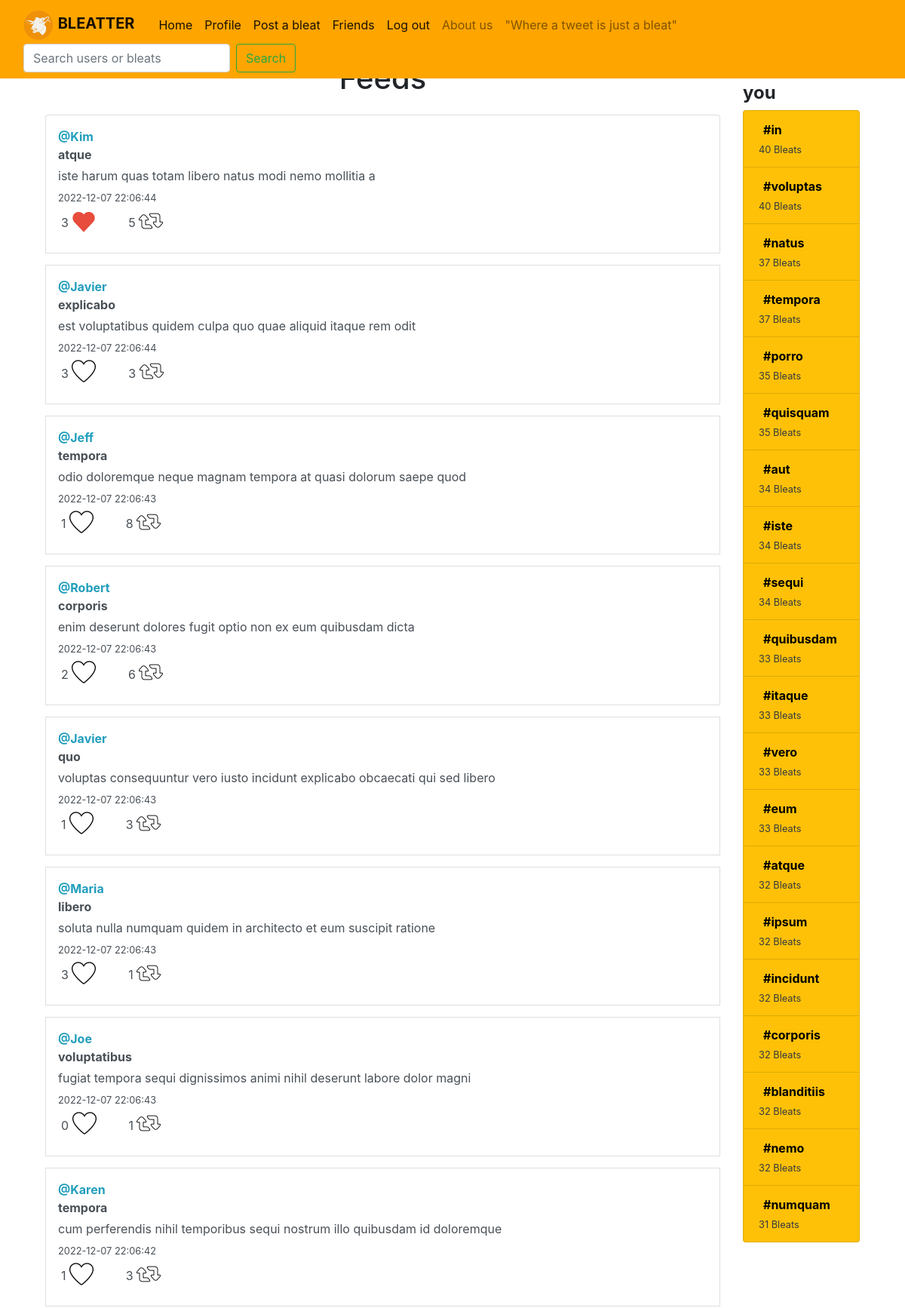
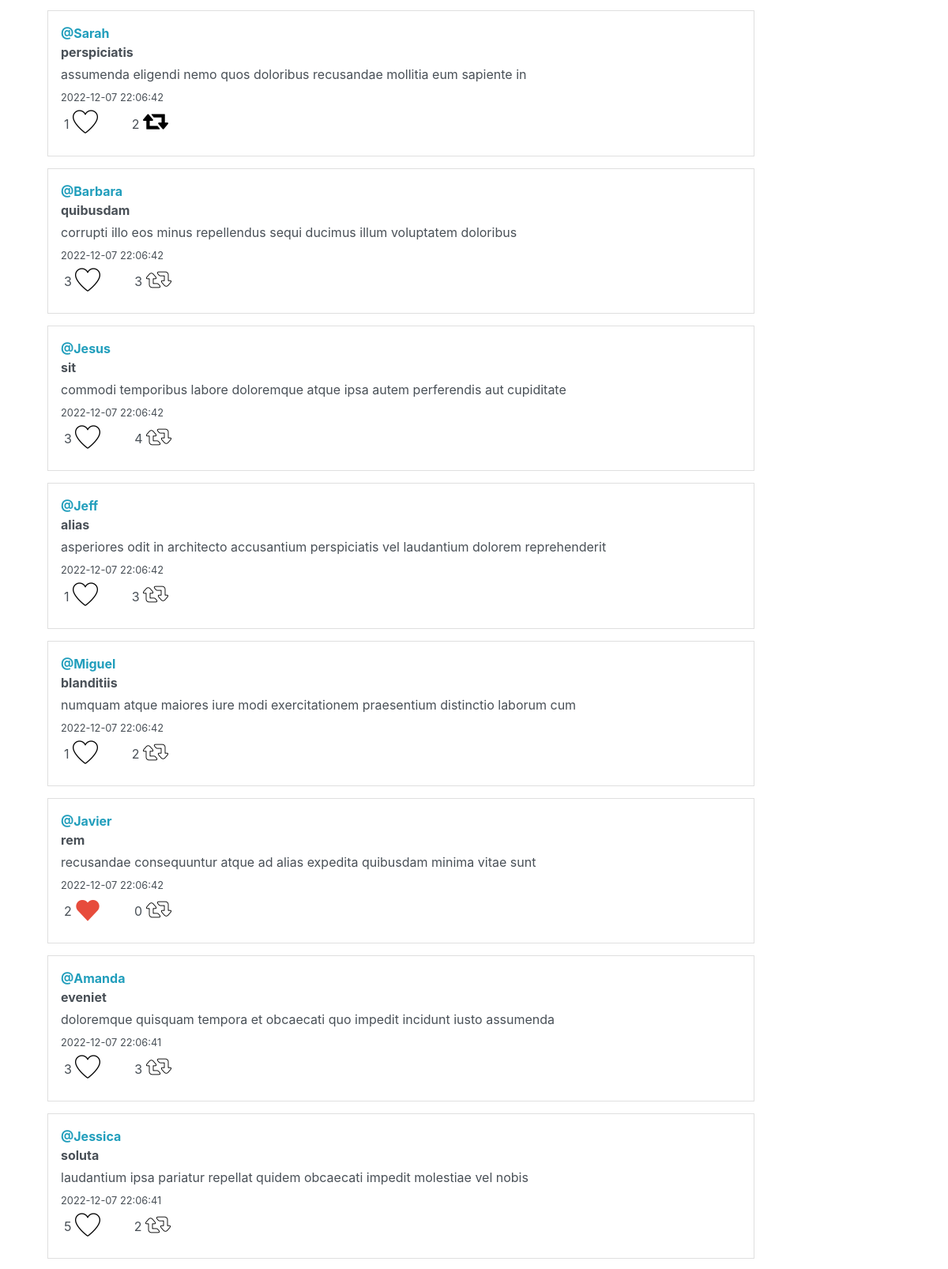
/home_page (signed in, upper part), run on the app's committed database (2 pictures, top to bottom).
### Main.py (models this page shows, shortened)
class User(db.Model):
    __tablename__ = "User"
    id = db.Column(db.Integer, primary_key=True)
    username = db.Column(db.String(24))
    email = db.Column(db.String(64), unique=True)
    pwd = db.Column(db.String(64))
    location = db.Column(db.String(64))
    bleats = db.relationship(
        "Bleat", passive_deletes=True, cascade="all, delete")

class Bleat(db.Model):
    __tablename__ = "Bleat"
    id = db.Column(db.Integer, primary_key=True)
    title = db.Column(db.String(256))
    content = db.Column(db.String(256))
    author_id = db.Column(db.Integer, db.ForeignKey(
        "User.id", ondelete='CASCADE'), nullable=False)
    like = db.Column(db.Integer)
    retweet = db.Column(db.Integer)
    reply = db.Column(db.Integer)
    date = db.Column(db.String(256), nullable=False)

### Main.py (the view, shortened to what this page needs)
@app.route("/home_page", methods=["GET", "POST"])
def home_user():
    g.search = "home_page"
    word_counter = Counter()
    bleats = Bleat.query.all()
    d_search = dict()
    for bleat in bleats:
        for w in bleat.title.split():
            word_counter[w] += 1
            if not d_search.get(w):
                d_search[w] = LinkedList()  # Access O(n) Insertion O(1)
                d_search[w].insert_beginning(bleat)
            else:
                d_search[w].insert_beginning(bleat)
        for w in bleat.content.split():
            word_counter[w] += 1
            if not d_search.get(w):
                d_search[w] = LinkedList()
                d_search[w].insert_beginning(bleat)
            else:
                d_search[w].insert_at_end(bleat)
    most_used_word = [u for u in word_counter.most_common(20)]
    if request.method == "GET":
        relation = Relationship.query.all()
        friends_id = []  # the ongoing friend id are store in this array
        user_id = session.get('current_user')
        for ele in relation:
            if ele.userID1 == user_id and ele.pending:
                friends_id.append(ele.userID2)
        users = User.query.all()
        friends_name = dict()
        while len(list(friends_name.keys())) != len(friends_id):
            for e in users:
                if e.id in friends_id:
                    friends_name[e.id] = e
        friends_bleats = []
        for ele in bleats:
            if ele.author_id in friends_id:
                friends_bleats.append((friends_name[ele.author_id], ele))
        like_bd = Like.query.all()
        like_index = dict()
        for l in like_bd:  # For each user we have all the bleat the liked
            if like_index.get(l.liker_id):
                like_index[l.liker_id].append(l.bleat_id)
            else:
                like_index[l.liker_id] = [l.bleat_id]
        rb_bd = Rebleat.query.all()
        rb_index = dict()
        for r in rb_bd:
            if rb_index.get(r.rebleater_id):
                rb_index[r.rebleater_id].append(r.bleat_id)
            else:
                rb_index[r.rebleater_id] = [r.bleat_id]
        for f_id in friends_name.keys():
            if rb_index.get(f_id):
                for b in rb_index.get(f_id):
                    bl = Bleat.query.filter(Bleat.id == b).first()
                    author = User.query.filter(User.id == bl.author_id).first()
                    friends_bleats.append((author, bl))
        friends_bleats = sorted(
            friends_bleats, key=lambda friends_bleats: friends_bleats[1].date)
        friends_bleats.reverse()
        return render_template("home_page.html", messages=friends_bleats, like_index=like_index,
                               rb_index=rb_index,
                               most_used_word=most_used_word,
                               current_user=session.get("current_user"))

### Main.py (called while the page is built)
@event.listens_for(Engine, "connect")
def _set_sqlite_pragma(dbapi_connection, connection_record):
    if isinstance(dbapi_connection, SQLite3Connection):
        cursor = dbapi_connection.cursor()
        cursor.execute("PRAGMA foreign_keys=ON;")
        cursor.close()

### data_struct.py (called while the page is built)
    def insert_beginning(self, data):
        if self.head is None:
            self.head = Node(data, None)
            self.last_node = self.head
            return
        new_node = Node(data, self.head)
        self.head = new_node

    def insert_at_end(self, data):
        if self.head is None:
            self.insert_beginning(data)
            return
        self.last_node.next_node = Node(data, None)
        self.last_node = self.last_node.next_node

### templates/home_page.html (shortened to what this page needs)
{% extends 'base.html' %}
{% block main %}
<div class="container">
    <div class="row">
        <div class="col">
            <div class="text-center">
                <h1>Feeds</h1>
            </div>
            <ul class="list-group">
                {%for author,b in messages%}
                <li class="list-group-item list-group-item-action flex-column align-items-start mt-3 shadow p-3 ">
                    <a style="color: #219EBC" href="/profile/{{author.id}}"><b>@{{author.username}}</b></a>
                    <p class="mb-1"><b>{{b.title}}</b></p>
                    <p class="mb-1">{{b.content}}</p>
                    <small>{{b.date}}</small>
                    <div class="row g-2">
                        <div class="p-1">
                            <div class="col">
                                {%if (b.id not in like_index[current_user]) %}
                                <form>
                                    <label for="like">{{b.like}}</label>
                                    <input class="like" onclick="updateLike_btn(this, '{{b.id}}')" type="button"
                                        name="Like" id="like" style="background-image: url('/static/like.png');
                                                                            background-color: white;
                                                                            background-repeat: no-repeat;
                                                                            background-size: 2em;
                                                                            border: none;
                                                                            width: 2.3em;
                                                                            height: 2.3em;
                                                                            ">
                                </form>
                                {% else %}
                                <form>
                                    <label for="like">{{b.like}}</label>
                                    <input class="like" id="like" onclick="updateLike_btn(this, '{{b.id}}')"
                                        type="button" name="Unlike" style="background-image: url('/static/red_like.png');
                                                                            background-color: white;
                                                                            background-repeat: no-repeat;
                                                                            background-size: 2em;
                                                                            border: none;
                                                                            width: 2.3em;
                                                                            height: 2.3em;
                                                                            ">
                                </form>
                                {% endif %}
                            </div>
                        </div>
                        <div class="p-1">
                            <div class="col">
                                {%if (b.id not in rb_index[current_user]) %}
                                <form>
                                    <label for="rebleat">{{b.retweet}}</label>
                                    <input class="rebleat" id="rebleat" onclick="updateRB_btn(this, '{{b.id}}')"
                                        type="button" name="Rebleat" style="background-image: url('/static/rebleat.png');
                                                                            background-color: white;
                                                                            background-repeat: no-repeat;
                                                                            background-size: 2em;
                                                                            border: none;
                                                                            width: 2.3em;
                                                                            height: 2.3em;
                                                                            ">
                                </form>
                                {% else %}
                                <form>
                                    <label for="rebleat">{{b.retweet}}</label>
                                    <input class="rebleat" id="rebleat" onclick="updateRB_btn(this, '{{b.id}}')"
                                        type="button" name="Unrebleat" style="background-image: url('/static/black_rebleat.png');
                                                                            background-color: white;
                                                                            background-repeat: no-repeat;
                                                                            background-size: 2em;
                                                                            border: none;
                                                                            width: 2.3em;
                                                                            height: 2.3em;
                                                                            ">
                                </form>
                                {% endif %}
                            </div>
                        </div>
                    </div>
                </li>
                {%endfor%}
            </ul>
        </div>
        <div class="col col-lg-2 rounded">
            <h4><b>Trend for you</b></h4>
            <ul class="list-group align-items-center ">
                {%for w,n in most_used_word %}
                <li
                    class="list-group-item list-group-item-action flex-column align-items-start shadow bg-warning text-dark">
                    <form action="/home_page" method="post">
                        <button class="link-button" type="submit"><b>#{{w}}</b>
                        </button>
                    </form>
                    <small>{{n}} Bleats</small>
                </li>
                {%endfor%}
            </ul>
        </div>
    </div>
</div>
{% endblock %}

### templates/home_page.html (style rules this page uses)
.link-button { background: none; border: none; cursor: pointer; }

### data on the page
User: username "Kim", title "atque", content "iste harum quas totam libero natus modi nemo mollitia a", date "2022-12-07 22:06:44", like "3", retweet "5"
User: username "Javier", title "explicabo", content "est voluptatibus quidem culpa quo quae aliquid itaque rem odit", date "2022-12-07 22:06:44", like "3", retweet "3", title "rem", content "recusandae consequuntur atque ad alias expedita quibusdam minima vitae sunt", date "2022-12-07 22:06:42", like "2", retweet "0"
User: username "Jeff", title "tempora", content "odio doloremque neque magnam tempora at quasi dolorum saepe quod", date "2022-12-07 22:06:43", like "1", retweet "8", title "alias", content "asperiores odit in architecto accusantium perspiciatis vel laudantium dolorem reprehenderit", date "2022-12-07 22:06:42", retweet "3"
User: username "Robert", title "corporis", content "enim deserunt dolores fugit optio non ex eum quibusdam dicta", date "2022-12-07 22:06:43", like "2", retweet "6"
User: username "Javier", title "quo", content "voluptas consequuntur vero iusto incidunt explicabo obcaecati qui sed libero", date "2022-12-07 22:06:43", like "1", retweet "3"
User: username "Maria", title "libero", content "soluta nulla numquam quidem in architecto et eum suscipit ratione", date "2022-12-07 22:06:43", like "3", retweet "1"
User: username "Joe", title "voluptatibus", content "fugiat tempora sequi dignissimos animi nihil deserunt labore dolor magni", date "2022-12-07 22:06:43", like "0", retweet "1"
User: username "Karen", title "tempora", content "cum perferendis nihil temporibus sequi nostrum illo quibusdam id doloremque", date "2022-12-07 22:06:42", like "1", retweet "3"
User: username "Sarah", title "perspiciatis", content "assumenda eligendi nemo quos doloribus recusandae mollitia eum sapiente in", date "2022-12-07 22:06:42", like "1", retweet "2"
User: username "Barbara", title "quibusdam", content "corrupti illo eos minus repellendus sequi ducimus illum voluptatem doloribus", date "2022-12-07 22:06:42", like "3", retweet "3"
User: username "Jesus", title "sit", content "commodi temporibus labore doloremque atque ipsa autem perferendis aut cupiditate", date "2022-12-07 22:06:42", like "3", retweet "4"
User: username "Miguel", title "blanditiis", content "numquam atque maiores iure modi exercitationem praesentium distinctio laborum cum", date "2022-12-07 22:06:42", like "1", retweet "2"
User: username "Amanda", title "eveniet", content "doloremque quisquam tempora et obcaecati quo impedit incidunt iusto assumenda", date "2022-12-07 22:06:41", like "3", retweet "3"
User: username "Jessica", title "soluta", content "laudantium ipsa pariatur repellat quidem obcaecati impedit molestiae vel nobis", date "2022-12-07 22:06:41", like "5", retweet "2"
Bleat: title "voluptas", n "40"
Bleat: title "sequi", author "34"

### other printed values
{{ w }} "in" "natus" "tempora" "porro" "quisquam" "aut" "iste" "quibusdam" "itaque" "vero" "eum" "atque" "ipsum" "incidunt" "corporis" "blanditiis" "nemo" "numquam"
{{ n }} "40" "37" "37" "35" "35" "34" "34" "33" "33" "33" "33" "32" "32" "32" "32" "32" "32" "31"
